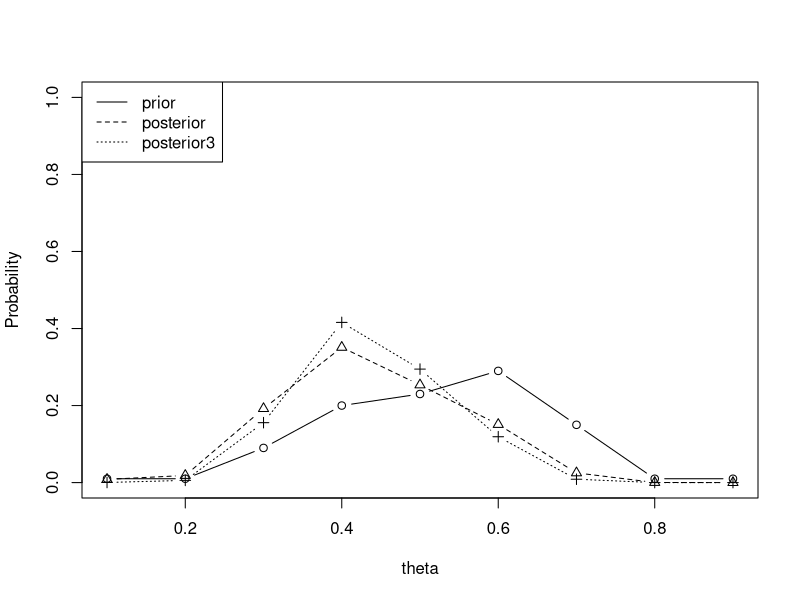

R code for this plot:
theta <- c(0.1,0.2,0.3,0.4,0.5,0.6,0.7,0.8,0.9)
prior <- c(0.01,0.01,0.09,0.2,0.23,0.29,0.15,0.01,0.01)

likelihood <- theta^2*(1-theta)^5
likelihood
priorLike <- prior*likelihood
priorLike
probData <- sum(priorLike)
posterior <- priorLike/probData

sum(theta*prior)
sum(theta*posterior)

prior2 <- posterior
likelihood2 <- theta^4*(1-theta)^5
priorLike2 <- prior2*likelihood2
probData2 <- sum(priorLike2)
posterior2 <- priorLike2/probData2
posterior2

sum(theta*posterior2)

likelihood3 <- theta^6*(1-theta)^10
priorLike3 <- prior*likelihood3
probData3 <- sum(priorLike3)
posterior3 <- priorLike3/probData3
posterior3

plot(theta, prior, type = "b", ylim = c(0,1), ylab = "Probability")
lines(theta, posterior, type = "b", lty = 2, pch = 2)
lines(theta, posterior3, type = "b", lty = 3, pch = 3)
legend("topleft", legend = c("prior","posterior","posterior3"), lty = 1:3)

